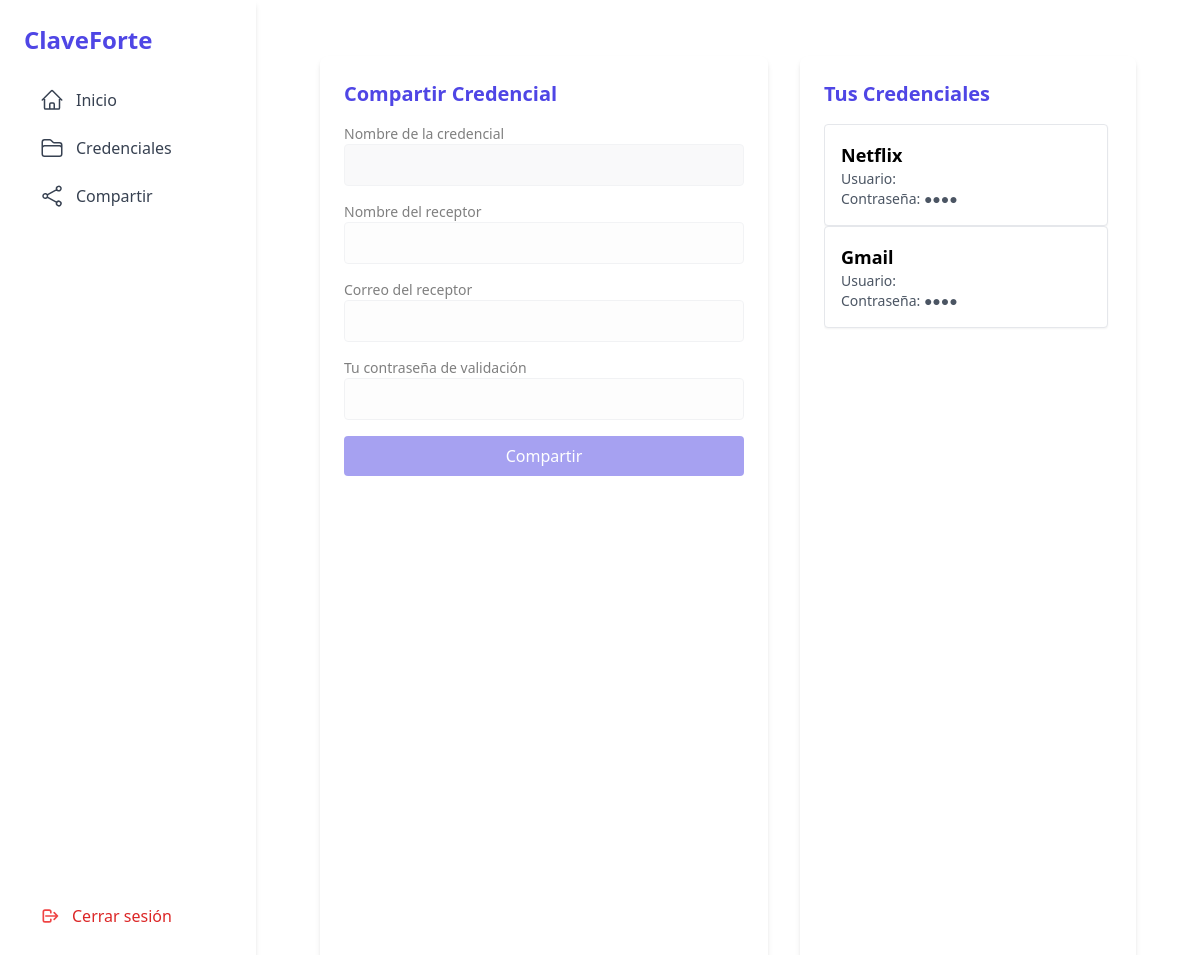
/share_credential (signed in), run on an earlier commit of the app's database.
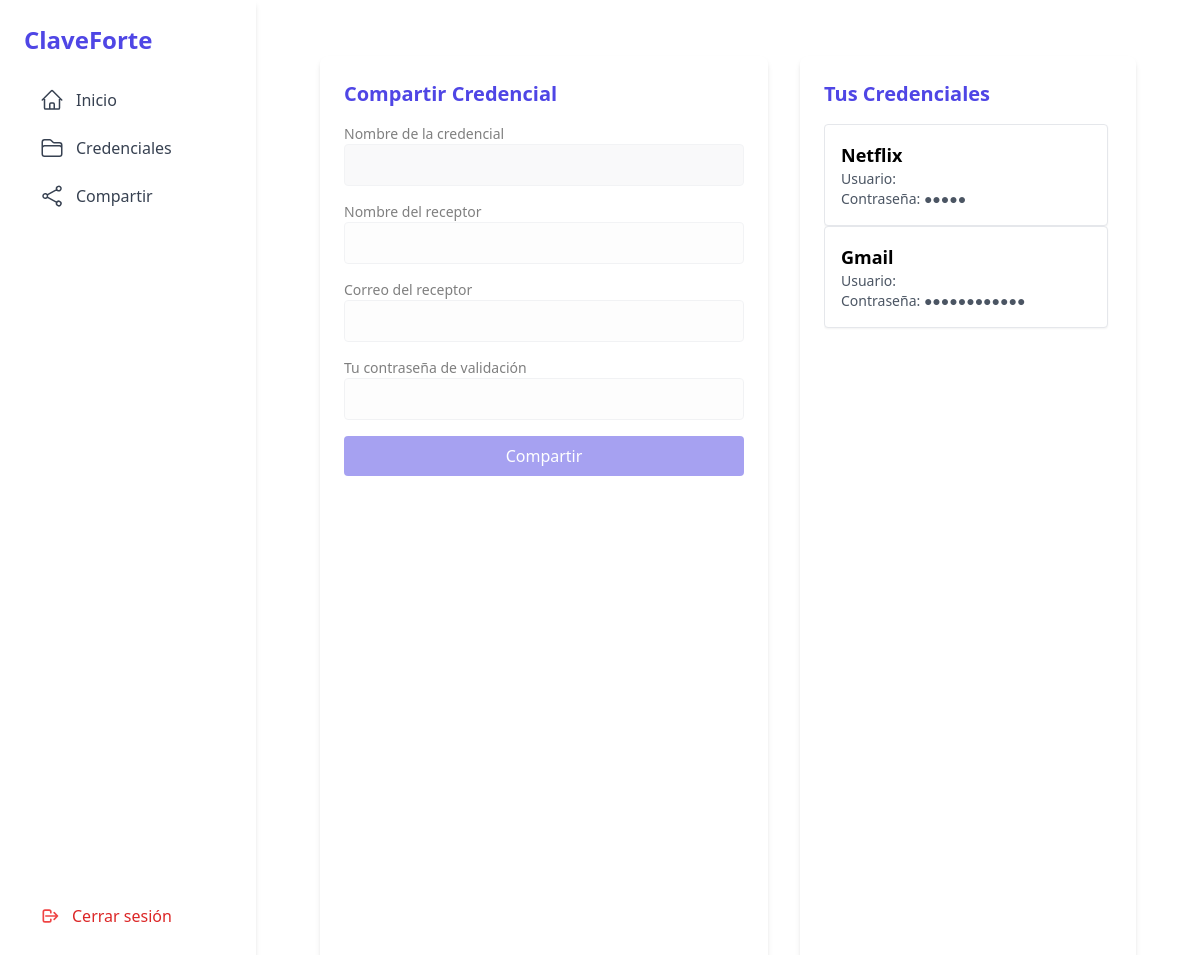
And on a later commit of the database.
### tables this page shows
CREATE TABLE Credentials (
        id_credential   INTEGER PRIMARY KEY AUTOINCREMENT,
        service_name    TEXT NOT NULL,
        service_pass    TEXT NOT NULL,
        users_allows    TEXT,
        name_owner      TEXT,
        id_usr          INTEGER NOT NULL,
        FOREIGN KEY (id_usr) REFERENCES Users(id_usr)
    );

### app.py (the view)
@app.route('/share_credential', methods=['GET', 'POST'])
def compartir_credencial():
    if request.method == 'POST':
        id_owner = session.get('usuario_id')
        id_credencial = request.form.get('id_credential')
        correo_receptor = request.form.get('correo_receptor')
        clave_validacion = request.form.get('pass_validacion')
        if not id_owner or not id_credencial or not correo_receptor or not clave_validacion:
            flash("Faltan campos obligatorios.", "danger")
            return redirect(url_for('compartir_credencial'))
        conn = sqlite3.connect('instance/ClaveForte.db')
        conn.row_factory = sqlite3.Row
        cur = conn.cursor()
        cur.execute("SELECT id_usr FROM Users WHERE usr_mail = ?", (correo_receptor,))
        receptor = cur.fetchone()
        if not receptor:
            flash("El correo del receptor no está registrado.", "danger")
            conn.close()
            return redirect(url_for('compartir_credencial'))
        id_receptor = receptor['id_usr']
        cur.execute("SELECT secret_pass FROM Users WHERE id_usr = ?", (id_owner,))
        propietario = cur.fetchone()
        if not propietario or propietario['secret_pass'] != clave_validacion:
            flash("Clave secundaria incorrecta.", "danger")
            conn.close()
            return redirect(url_for('compartir_credencial'))
        cur.execute(
            "SELECT users_allows FROM Credentials WHERE id_credential = ? AND id_usr = ?",
            (id_credencial, id_owner)
        )
        credencial = cur.fetchone()
        if not credencial:
            flash("No se encontró la credencial o no eres su propietario.", "danger")
            conn.close()
            return redirect(url_for('compartir_credencial'))
        try:
            usuarios_permitidos = json.loads(credencial['users_allows']) if credencial['users_allows'] else []
        except json.JSONDecodeError:
            usuarios_permitidos = []
        if id_receptor not in usuarios_permitidos:
            usuarios_permitidos.append(id_receptor)
        cur.execute(
            "UPDATE Credentials SET users_allows = ? WHERE id_credential = ?",
            (json.dumps(usuarios_permitidos), id_credencial)
        )
        conn.commit()
        conn.close()
        flash("Credencial compartida exitosamente.", "success")
        return redirect(url_for('compartir_credencial'))
    else:
        usuario_id = session.get('usuario_id')
        conn = sqlite3.connect('instance/ClaveForte.db')
        conn.row_factory = sqlite3.Row
        cur = conn.cursor()
        cur.execute("SELECT * FROM Credentials WHERE id_usr = ?", (usuario_id,))
        credenciales = cur.fetchall()
        conn.close()
        return render_template('./credentials/compartir/compartir.html', credenciales=credenciales, usuario_actual=usuario_id)

### templates/credentials/compartir/compartir.html (shortened to what this page needs)
{% extends "layout.html" %}
{% block content %}
<div class="flex h-screen gap-8 px-6 py-4 box-border">
  <div class="w-full max-w-md bg-white p-6 rounded-lg shadow-md overflow-y-auto">
    <h2 class="text-xl font-semibold mb-4 text-indigo-600">Compartir Credencial</h2>
    <form id="form-compartir" action="/share_credential" method="POST" class="space-y-4 pointer-events-none opacity-50">
      <div>
        <label class="block text-sm font-medium">Nombre de la credencial</label>
        <input type="text" id="nombre_credencial" name="nombre_credencial" required readonly
               class="w-full p-2 border rounded focus:outline-none focus:ring-2 focus:ring-indigo-400 bg-gray-100">
      </div>
      <div>
        <label class="block text-sm font-medium">Nombre del receptor</label>
        <input type="text" name="nombre_receptor" required disabled
               class="w-full p-2 border rounded focus:outline-none focus:ring-2 focus:ring-indigo-400">
      </div>
      <div>
        <label class="block text-sm font-medium">Correo del receptor</label>
        <input type="email" name="correo_receptor" required disabled
               class="w-full p-2 border rounded focus:outline-none focus:ring-2 focus:ring-indigo-400">
      </div>
      <div>
        <label class="block text-sm font-medium">Tu contraseña de validación</label>
        <input type="password" name="pass_validacion" required disabled
               class="w-full p-2 border rounded focus:outline-none focus:ring-2 focus:ring-indigo-400">
      </div>
      <button type="submit" disabled
              class="w-full bg-indigo-600 text-white py-2 rounded hover:bg-indigo-700 transition">
        Compartir
      </button>
    </form>
  </div>
  <div class="flex-1 bg-white p-6 m-y-10 rounded-lg shadow-md flex flex-col">
    <h2 class="text-xl font-semibold mb-4 text-indigo-600">Tus Credenciales</h2>
    <div class="flex-1 overflow-y-auto space-y-4 pr-1">
      {% if credenciales %}
        <div id="cred-container">
        {% for c in credenciales %}
          <div
            id="cred-{{ c.id_credential }}"
            class="credencial p-4 border rounded bg-white shadow-sm cursor-pointer"
            data-nombre="{{ c.service_name }}"
            data-id="{{ c.id_credential }}"
          >
            <p class="font-semibold text-lg">{{ c.service_name }}</p>
            <p class="text-sm text-gray-600">Usuario: {{ c.service_user }}</p>
            <p class="text-sm text-gray-600">Contraseña: {{ '●' * c.service_pass|length }}</p>
          </div>
        {% endfor %}
      </div>
      {% else %}
        <p class="text-gray-500">No tienes credenciales para mostrar.</p>
      {% endif %}
    </div>
  </div>
</div>
{% endblock %}

What changed in the data, as far as the page shows it:
changed Credentials "Netflix": service_pass "●●●●" → "●●●●●"
changed Credentials "Gmail": service_pass "●●●●" → "●●●●●●●●●●●●"
